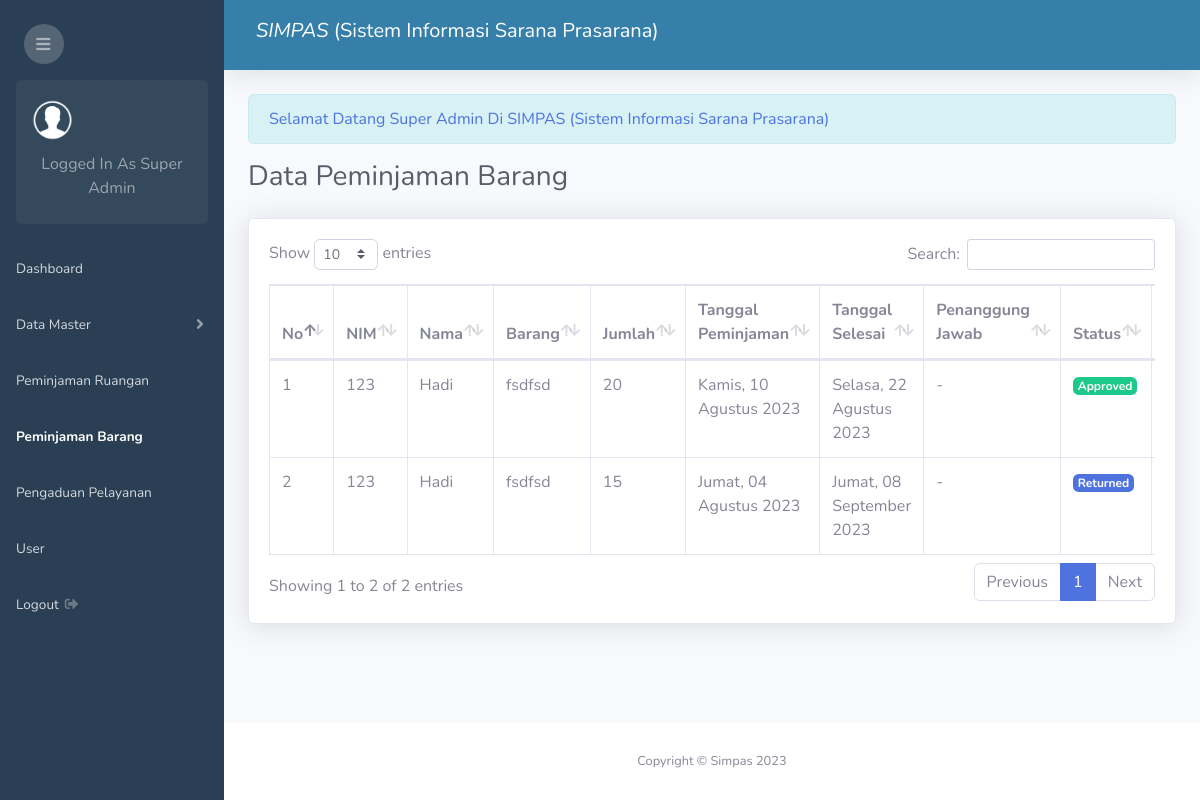
Before: /admin.php?page=peminjaman-barang (signed in) with the older database file.
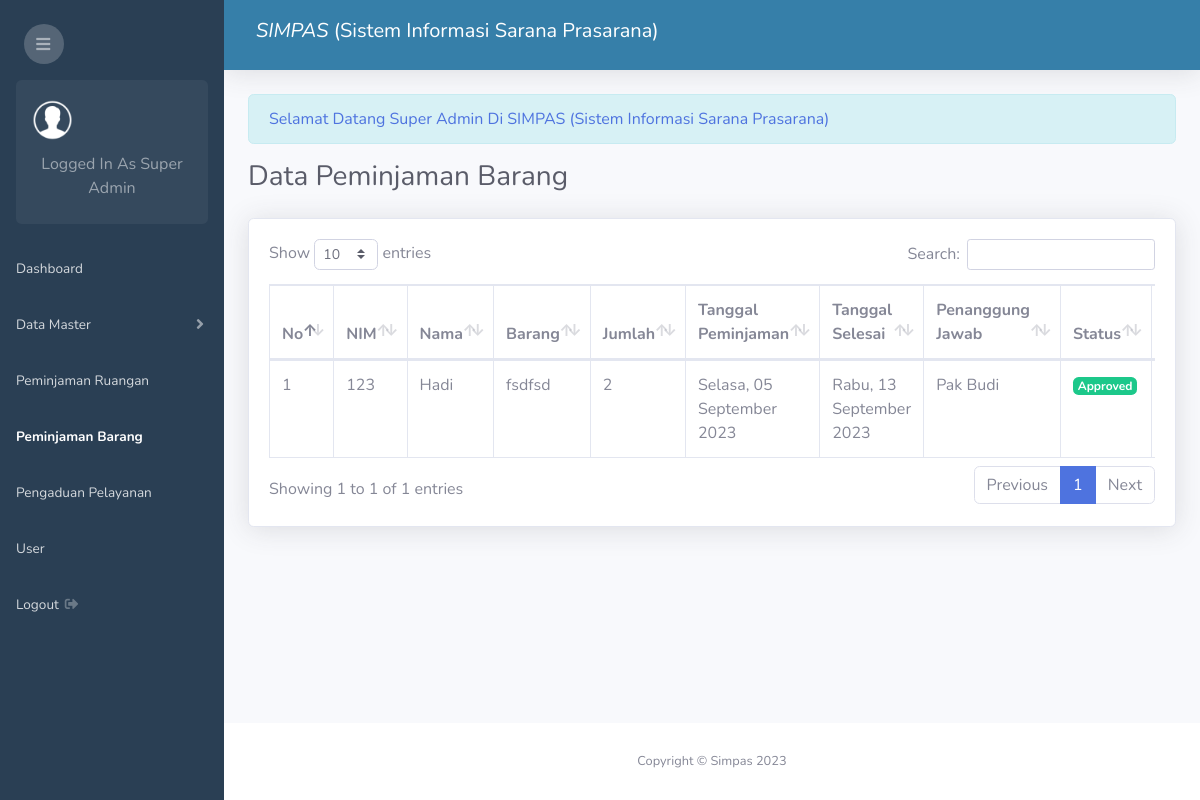
After: the same page with the newer database file.
### tables this page shows
CREATE TABLE `peminjaman_barang` (
  `id_peminjaman_barang` int(11) NOT NULL,
  `mahasiswa_id` int(11) NOT NULL,
  `barang_kd` varchar(25) NOT NULL,
  `jumlah_barang` int(11) NOT NULL,
  `tujuan` text NOT NULL,
  `tanggal_peminjaman` date NOT NULL,
  `tanggal_selesai` date NOT NULL,
  `status` enum('Returned','Approved','Disapproved','Pending') DEFAULT 'Pending',
  `pj` varchar(100) DEFAULT NULL,
  `created_at` timestamp NOT NULL DEFAULT current_timestamp(),
  `user_id` int(11) DEFAULT NULL
);

CREATE TABLE `mahasiswa` (
  `id_mahasiswa` int(11) NOT NULL,
  `nama_mahasiswa` varchar(200) NOT NULL,
  `nim` varchar(50) NOT NULL,
  `semester` int(11) NOT NULL,
  `prodi` varchar(100) NOT NULL,
  `password` varchar(100) NOT NULL
);

CREATE TABLE `barang` (
  `kd_barang` varchar(25) NOT NULL,
  `nama_barang` varchar(100) NOT NULL,
  `kategori_id` int(11) NOT NULL,
  `merek` varchar(100) NOT NULL,
  `spesifikasi` varchar(100) NOT NULL,
  `lokasi` varchar(100) NOT NULL,
  `status_barang` varchar(50) NOT NULL,
  `total` int(11) NOT NULL
);

### date_formatter.php (called while the page is built, shortened)
<?php
function formatDateIndonesia2($timestamp) {
    $dateTime = new DateTime($timestamp);
    $formattedDate = $dateTime->format('l, d F Y');
    $dayTranslation = [
        'Monday'    => 'Senin',
        'Tuesday'   => 'Selasa',
        'Wednesday' => 'Rabu',
        'Thursday'  => 'Kamis',
        'Friday'    => 'Jumat',
        'Saturday'  => 'Sabtu',
        'Sunday'    => 'Minggu',
    ];
    $monthTranslation = [
        'January'   => 'Januari',
        'February'  => 'Februari',
        'March'     => 'Maret',
        'April'     => 'April',
        'May'       => 'Mei',
        'June'      => 'Juni',
        'July'      => 'Juli',
        'August'    => 'Agustus',
        'September' => 'September',
        'October'   => 'Oktober',
        'November'  => 'November',
        'December'  => 'Desember',
    ];
    foreach ($dayTranslation as $en => $id) {
        $formattedDate = str_replace($en, $id, $formattedDate);
    }
    foreach ($monthTranslation as $en => $id) {
        $formattedDate = str_replace($en, $id, $formattedDate);
    }
    return $formattedDate;
}
?>

### peminjaman_barang/index.php (the view, shortened to what the changed rows need)
<?php require 'date_formatter.php'; ?>
<div class="d-sm-flex align-items-center justify-content-between mb-4">
    <h1 class="h3 mb-0 text-gray-800">Data Peminjaman Barang</h1>
</div>
<div class="card shadow mb-4">
    <div class="card-body">
        <div class="table-responsive">
            <?php if($_SESSION['level'] == 'mahasiswi') { ?>
            <table class="table table-bordered" id="dataTable" width="100%" cellspacing="0">
                <thead>
                    <tr>
                        <th>No</th>
                        <th>Barang</th>
                        <th>Jumlah</th>
                        <th>Tanggal Peminjaman</th>
                        <th>Tanggal Selesai</th>
                        <th>Penanggung Jawab</th>
                        <th>Status</th>
                        <th>Aksi</th>
                    </tr>
                </thead>
                <tbody>
                <?php
                    $id_mahasiswa = $_SESSION['id'];
                    $no = 1;
                    $sql = mysqli_query($conn, "SELECT * FROM peminjaman_barang JOIN barang ON peminjaman_barang.barang_kd = barang.kd_barang WHERE mahasiswa_id = '$id_mahasiswa' ORDER BY id_peminjaman_barang DESC");
                    while($row = mysqli_fetch_assoc($sql)){
                ?>
                <tr>
                    <td><?php echo $no++ ?></td>
                    <td><?php echo $row['nama_barang'] ?></td>
                    <td><?php echo $row['jumlah_barang'] ?></td>
                    <td><?php echo formatDateIndonesia2($row['tanggal_peminjaman']) ?></td>
                    <td><?php echo formatDateIndonesia2($row['tanggal_selesai']) ?></td>
                    <td><?php echo $row['pj'] == null ? '-' : $row['pj'] ?></td>
                    <td>
                        <?php if($row['status'] == "Pending"){ ?>
                            <span class="badge badge-warning"><?php echo $row['status'] ?></span>
                        <?php } elseif($row['status'] == "Disapproved") { ?>
                            <span class="badge badge-danger"><?php echo $row['status'] ?></span>
                        <?php } elseif($row['status'] == "Approved") { ?>
                            <span class="badge badge-success"><?php echo $row['status'] ?></span>
                        <?php } else { ?>
                            <span class="badge badge-primary"><?php echo $row['status'] ?></span>
                        <?php } ?>
                    </td>
                    <td>
                        <a class="btn btn-sm btn-primary" href="admin.php?page=view-peminjaman-barang&id=<?php echo $row['id_peminjaman_barang'] ?>">View</a>
                    </td>
                </tr>
                <?php } ?>
                </tbody>
            </table>
            <?php }else{ ?>
                <table class="table table-bordered" id="dataTable" width="100%" cellspacing="0">
                <thead>
                    <tr>
                        <th>No</th>
                        <th>NIM</th>
                        <th>Nama</th>
                        <th>Barang</th>
                        <th>Jumlah</th>
                        <th>Tanggal Peminjaman</th>
                        <th>Tanggal Selesai</th>
                        <th>Penanggung Jawab</th>
                        <th>Status</th>
                        <th>Aksi</th>
                    </tr>
                </thead>
                <tbody>
                <?php
                    $no = 1;
                    $sql = mysqli_query($conn, "SELECT * FROM peminjaman_barang JOIN barang ON peminjaman_barang.barang_kd = barang.kd_barang JOIN mahasiswa ON peminjaman_barang.mahasiswa_id = mahasiswa.id_mahasiswa ORDER BY peminjaman_barang.id_peminjaman_barang DESC");
                    while($row = mysqli_fetch_assoc($sql)){
                ?>
                <tr>
                    <td><?php echo $no++ ?></td>
                    <td><?php echo $row['nim'] ?></td>
                    <td><?php echo $row['nama_mahasiswa'] ?></td>
                    <td><?php echo $row['nama_barang'] ?></td>
                    <td><?php echo $row['jumlah_barang'] ?></td>
                    <td><?php echo formatDateIndonesia2($row['tanggal_peminjaman']) ?></td>
                    <td><?php echo formatDateIndonesia2($row['tanggal_selesai']) ?></td>
                    <td><?php echo $row['pj'] == null ? '-' : $row['pj'] ?></td>
                    <td>
                        <?php if($row['status'] == "Pending"){ ?>
                            <span class="badge badge-warning"><?php echo $row['status'] ?></span>
                        <?php } elseif($row['status'] == "Disapproved") { ?>
                            <span class="badge badge-danger"><?php echo $row['status'] ?></span>
                        <?php } elseif($row['status'] == "Approved") { ?>
                            <span class="badge badge-success"><?php echo $row['status'] ?></span>
                        <?php } else { ?>
                            <span class="badge badge-primary"><?php echo $row['status'] ?></span>
                        <?php } ?>
                    </td>
                    <td>
                    </td>
                </tr>
                <?php } ?>
                </tbody>
            </table>
            <?php } ?>
        </div>
    </div>
</div>

Changed rows visible on the page:
removed peminjaman_barang: mahasiswa.nim "123", mahasiswa.nama_mahasiswa "Hadi", barang_kd.nama_barang "fsdfsd", jumlah_barang "20", tanggal_peminjaman "Kamis, 10 Agustus 2023", tanggal_selesai "Selasa, 22 Agustus 2023", status "Approved"
removed peminjaman_barang: mahasiswa.nim "123", mahasiswa.nama_mahasiswa "Hadi", barang_kd.nama_barang "fsdfsd", jumlah_barang "15", tanggal_peminjaman "Jumat, 04 Agustus 2023", tanggal_selesai "Jumat, 08 September 2023", status "Returned"
added peminjaman_barang: mahasiswa.nim "123", mahasiswa.nama_mahasiswa "Hadi", barang_kd.nama_barang "fsdfsd", jumlah_barang "2", tanggal_peminjaman "Selasa, 05 September 2023", tanggal_selesai "Rabu, 13 September 2023", pj "Pak Budi", status "Approved"
Other visible differences:
text written by a page script: "Show entries Search: Showing 1 to 2 of 2 entries Previous 1 Next" → "Show entries Search: Showing 1 to 1 of 1 entries Previous 1 Next"
